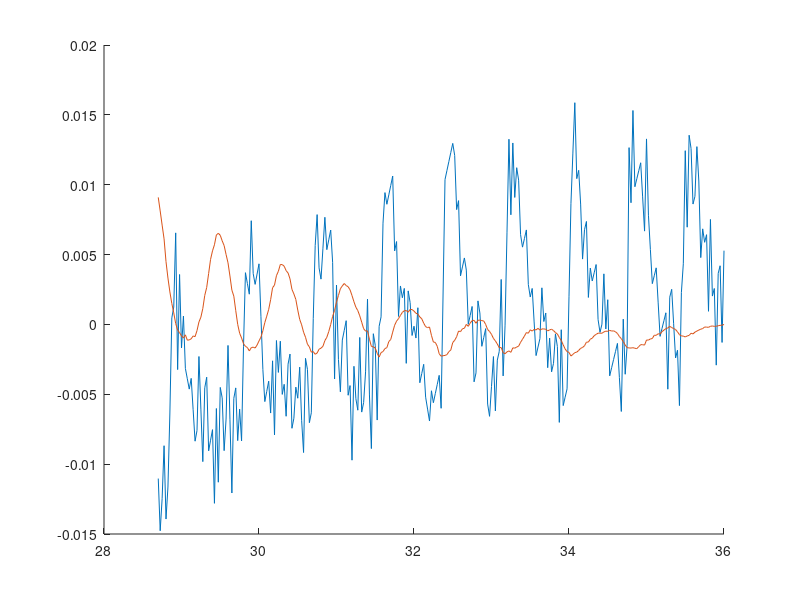

Write MATLAB code to recreate this figure.
close all
clear all
clc

function result = correlate (x, y)

  if length(x) < length(y)
    error("x must have more vals than y")
  endif
  
  result = zeros(1, length(x));
    
  # pad zeroes to the end
  x_padded = [x, zeros(1, length(y))];
  
  for n = 1:length(x)
  
    for k = 1:length(y)
    
      result(n) += y(k) .* x_padded(n + k);
  
    endfor
  
  endfor

endfunction

Fs = 40;
Ts = 1/Fs;

data = csvread("extraction.csv");

time = data(:, 2)';
voltage = data(:, 3)';
time = time(1:293);
voltage = voltage(1:293);

c = correlate(voltage, voltage);

N  = length(c);

c_spectrum = abs(fft(c))/N;

freq = (0:(N-1)) / (Ts * N); # m / (Ts * N)

[peakVal, peakIndex] = findpeaks(c_spectrum, "MinPeakHeight", 0.0006);
peakFreq = (peakIndex - 1) / (Ts * N);

phase = (arg(fft(c)));


#approximated = c_spectrum(14).*cos(2*pi.*time.*freq(14) + phase(14)) + c_spectrum(1).*sin(2*pi.*time.*freq(1) + phase(1));



hold on
plot(time, voltage)
plot(time, c)
#plot(time, approximated)


#stem(freq, c_spectrum)
#plot(peakFreq, peakVal, "x")
#xlim([0, 20])

hold off

peakFreq(2)



#csvwrite("correlation.csv", [time' c'])
csvwrite("corr_fft.csv", [freq' c_spectrum'])